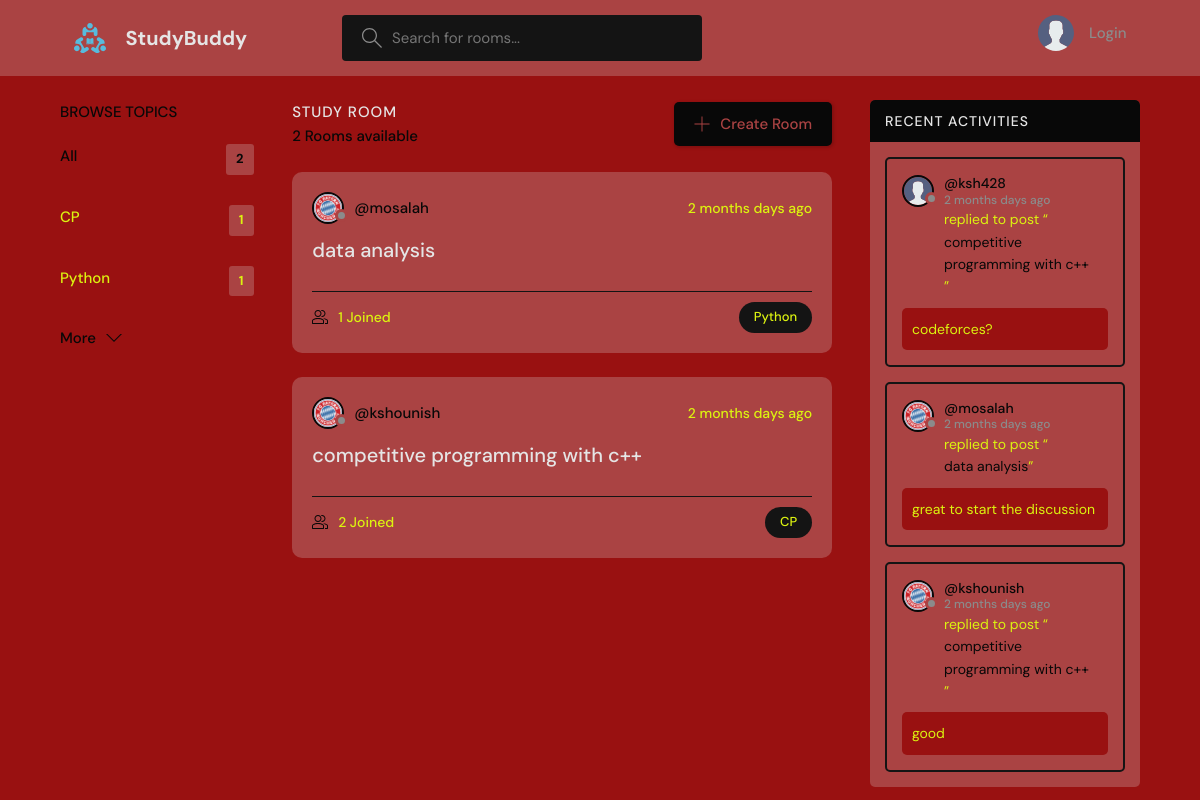
The app's page /, older data.
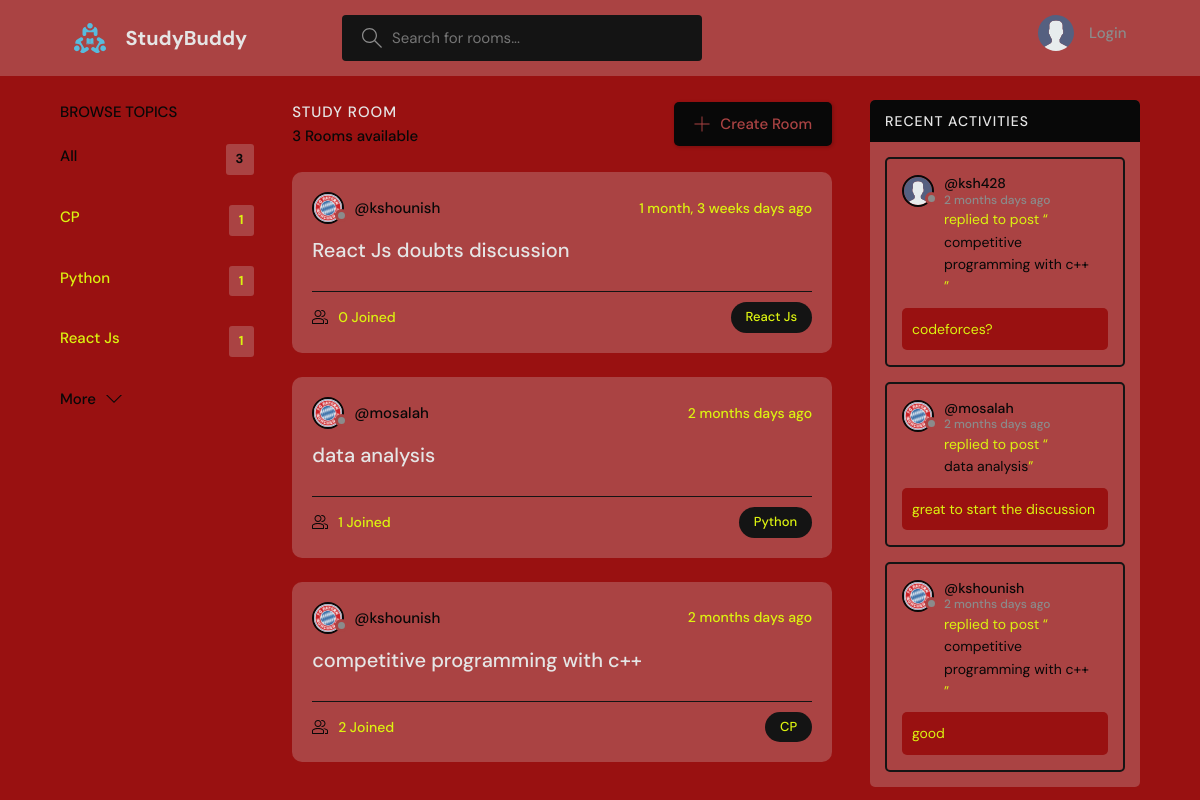
The same page, newer data.
### base/models.py (models this page shows, shortened)
class Topic(models.Model):
    name=models.CharField(max_length=200)

class Room(models.Model):
    host=models.ForeignKey(User,on_delete=models.SET_NULL,null=True)
    topic=models.ForeignKey(Topic,on_delete=models.SET_NULL,null=True)
    name=models.CharField(max_length=200)
    description=models.TextField(null=True,blank=True) #blank used for form
    participants=models.ManyToManyField(User,related_name='participants',blank=True)
    updated=models.DateTimeField(auto_now=True)
    created=models.DateTimeField(auto_now_add=True) #take snap only once
    class Meta:
        ordering= ['-updated','-created']
    def __str__(self):
        return self.name

class User(AbstractUser):
    name=models.CharField(max_length=200,null=True)
    email=models.EmailField(unique=True,null=True)
    bio=models.TextField(null=True)
    avatar=models.ImageField(null=True,default="avatar.svg")
    USERNAME_FIELD='email'
    REQUIRED_FIELDS=[]

class Message(models.Model):
    user=models.ForeignKey(User,on_delete=models.CASCADE)#one user can have many mesg
    room=models.ForeignKey(Room,on_delete=models.CASCADE) #manytoone : one room can have multiple messqges
    body=models.TextField()
    updated=models.DateTimeField(auto_now=True)
    created=models.DateTimeField(auto_now_add=True)
    class Meta:
        ordering= ['-updated','-created']

### base/views.py (the view)
# urls.py: path('',views.home,name="home"),
def home(request):
    q=request.GET.get('q') if request.GET.get('q') != None else ''
    rooms=Room.objects.filter(
        Q(topic__name__icontains=q) |
        Q(name__icontains=q) |
        Q(description__icontains=q)
        )
    topics=Topic.objects.all()[0:4]
    room_count=rooms.count()
    room_messages=Message.objects.filter(Q(room__topic__name__icontains=q))
    context={
        'rooms':rooms,
        'topics':topics,
        'room_count':room_count,
        'room_messages':room_messages,
    }
    return render(request,'base/home.html',context)

### base/templates/base/home.html (shortened to what this page needs)
{% extends 'main.html' %}
{% block content %}
    <main class="layout layout--3">
      <div class="container">
        {% include 'base/topics_component.html' %}
        <div class="roomList">
          <div class="roomList__header">
            <div>
              <h2>Study Room</h2>
              <p>{{room_count}} Rooms available</p>
            </div>
            <a class="btn btn--main" href="{% url 'create-room' %}">
              <svg version="1.1" xmlns="http://www.w3.org/2000/svg" width="32" height="32" viewBox="0 0 32 32">
                <title>add</title>
                <path
                  d="M16.943 0.943h-1.885v14.115h-14.115v1.885h14.115v14.115h1.885v-14.115h14.115v-1.885h-14.115v-14.115z"
                ></path>
              </svg>
              Create Room
            </a>
          </div>
         {% include 'base/feed_component.html' %}
        </div>
        {% include 'base/activity_component.html' %}
      </div>
    </main>
{% endblock %}

### base/templates/base/topics_component.html
   <div class="topics">
          <div class="topics__header">
            <h2>Browse Topics</h2>
          </div>
          <ul class="topics__list">
            <li>
              <a href="{% url 'home' %}" class="active">All <span>{{topics.count}}</span></a>
            </li>
            {% for topic in topics %}
            <li>
              <a href="{% url 'home' %}?q={{topic.name}}">{{topic.name}} <span>{{topic.room_set.all.count}}</span></a>
            </li>
            {% endfor %}
          </ul>
          <a class="btn btn--link" href="{% url 'topics' %}">
            More
            <svg version="1.1" xmlns="http://www.w3.org/2000/svg" width="32" height="32" viewBox="0 0 32 32">
              <title>chevron-down</title>
              <path d="M16 21l-13-13h-3l16 16 16-16h-3l-13 13z"></path>
            </svg>
          </a>
        </div>

### base/templates/base/feed_component.html (shortened to what this page needs)
  {% for room in rooms %}
   <div class="roomListRoom">
            <div class="roomListRoom__header">
              <a href="{% url 'user-profile' room.host.pk %}" class="roomListRoom__author">
                <div class="avatar avatar--small">
                  <img src="{{room.host.avatar.url}}" />
                </div>
                <span>@{{room.host.username}}</span>
              </a>
              <div class="roomListRoom__actions">
                <span>{{room.created|timesince}} days ago</span>
              </div>
            </div>
            <div class="roomListRoom__content">
              <a href="{% url 'room' room.id %}">{{room.name}}</a>
            </div>
            <div class="roomListRoom__meta">
              <a href="{% url 'room' room.id %}" class="roomListRoom__joined">
                {{room.participants.all.count}} Joined
              </a>
              <p class="roomListRoom__topic">{{room.topic.name}}</p>
            </div>
        </div>
{% endfor %}

### base/templates/base/activity_component.html (shortened to what this page needs)
<div class="activities">
          <div class="activities__header">
            <h2>Recent Activities</h2>
          </div>
          {% for message in room_messages %}
          <div class="activities__box">
            <div class="activities__boxHeader roomListRoom__header">
              <a href="{% url 'user-profile' message.user.pk  %}" class="roomListRoom__author">
                <div class="avatar avatar--small">
                  <img src="{{message.user.avatar.url}}" />
                </div>
                <p>
                  @{{message.user.username}}
                  <span>{{message.created|timesince}} days ago</span>
                </p>
              </a>
            </div>
            <div class="activities__boxContent">
              <p>replied to post “<a href="{% url 'room' message.room.id %}">{{message.room}}</a>”</p>
              <div class="activities__boxRoomContent">
               {{message.body}}
              </div>
            </div>
          </div>
          {% endfor %}
        </div>

Row changes from the older to the newer data that the page shows:
added Topic: name "React Js", room_set.all.count "1"
added Room: host.avatar (picture), host.username "kshounish", created "1 month, 3 weeks", name "React Js doubts discussion", participants.all.count "0", topic.name "React Js"
Text that changed along with them:
{{ topics.count }}: "2" → "3"
{{ room_count }}: "2" → "3"
